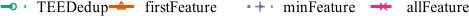

Write R code to recreate this figure.
library(grid)
library(ggplot2)
library(extrafont)
require(scales)
font_import()
loadfonts()

mywidth=6
myheight=0.3
my_value=c(1,2,3,4,5,6)
my_line=c("dashed","solid","dotted","longdash","solid","solid")


if(T){
    x1 <- read.table("legend_upload.data",header=TRUE)
    cairo_pdf(file="trace_legend_upload.pdf", width=mywidth, height=myheight)
    x1$Type <- factor(x1$Type, levels=c("TEEUpload", "DetFirstUpload", "DetMinUpload", "DetAllUpload"),labels=c("TEEDedup", "firstFeature", "minFeature", "allFeature"))
    my_hist = ggplot(data=x1, aes(x=as.factor(BatchSize), y=Performance,shape=Type, linetype=Type, colour=Type, group=Type)) +
    geom_line(size=1)  + 
    geom_point(size=1.5, stroke=0.75, fill="white") +
    scale_shape_manual(values=c(my_value)) +
    scale_colour_brewer(palette="Dark2") +
    scale_linetype_manual(values=c(my_line)) +
    coord_cartesian(ylim=c(0, 125)) +
    scale_y_continuous(breaks=seq(0, 125, 25), labels=format(seq(0, 125, 25), scientific=FALSE)) +
    scale_x_discrete(labels=c("1","2","3","4","5"), breaks=seq(1,5,1)) + 
    ylab('Speed (MiB/s)') +
    xlab("Backup ID") +
    theme_bw() +
    theme(
        panel.grid.major=element_blank(), panel.grid.minor=element_blank(),
	    panel.background=element_blank(), 
	    panel.border = element_blank(),
        legend.title = element_blank(),
        legend.key.size=unit(0.8, "cm"),
        legend.text=element_text(size=11,family="Times New Roman"),
        legend.direction="horizontal",
        legend.margin = margin(t = 0, unit='cm'),
        plot.margin=unit(c(0,0,0,0), "cm")
    )+guides(shape=guide_legend(loc=4, ncol=4))
    g_legend <- function(a.gplot){
    tmp <- ggplot_gtable(ggplot_build(a.gplot))
    leg <- which(sapply(tmp$grobs, function(x) x$name) == "guide-box")
    legend <- tmp$grobs[[leg]]
    return(legend)}
    legend <- cowplot::get_legend(my_hist)
    grid.newpage()
    grid.draw(legend)
}
